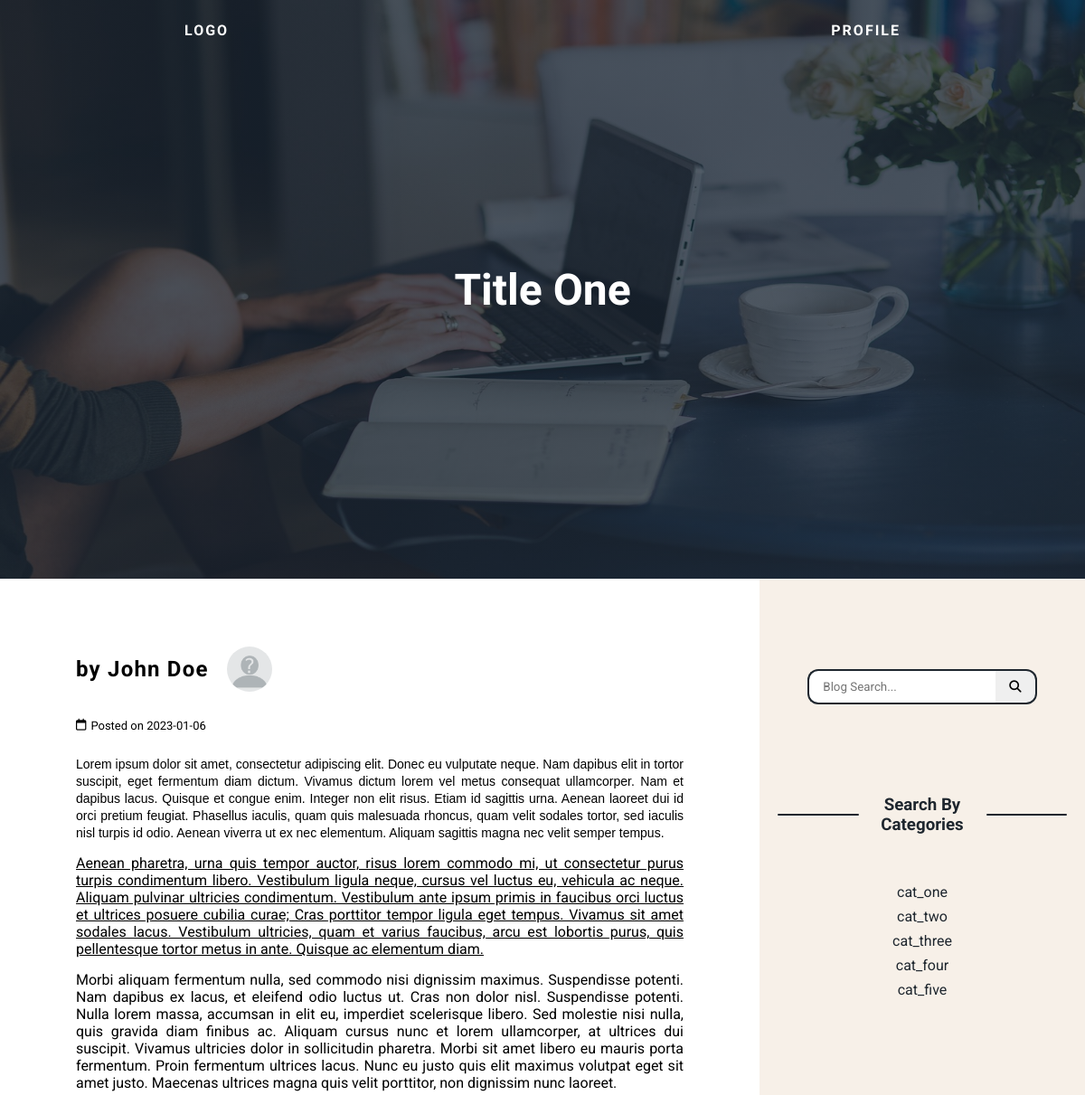
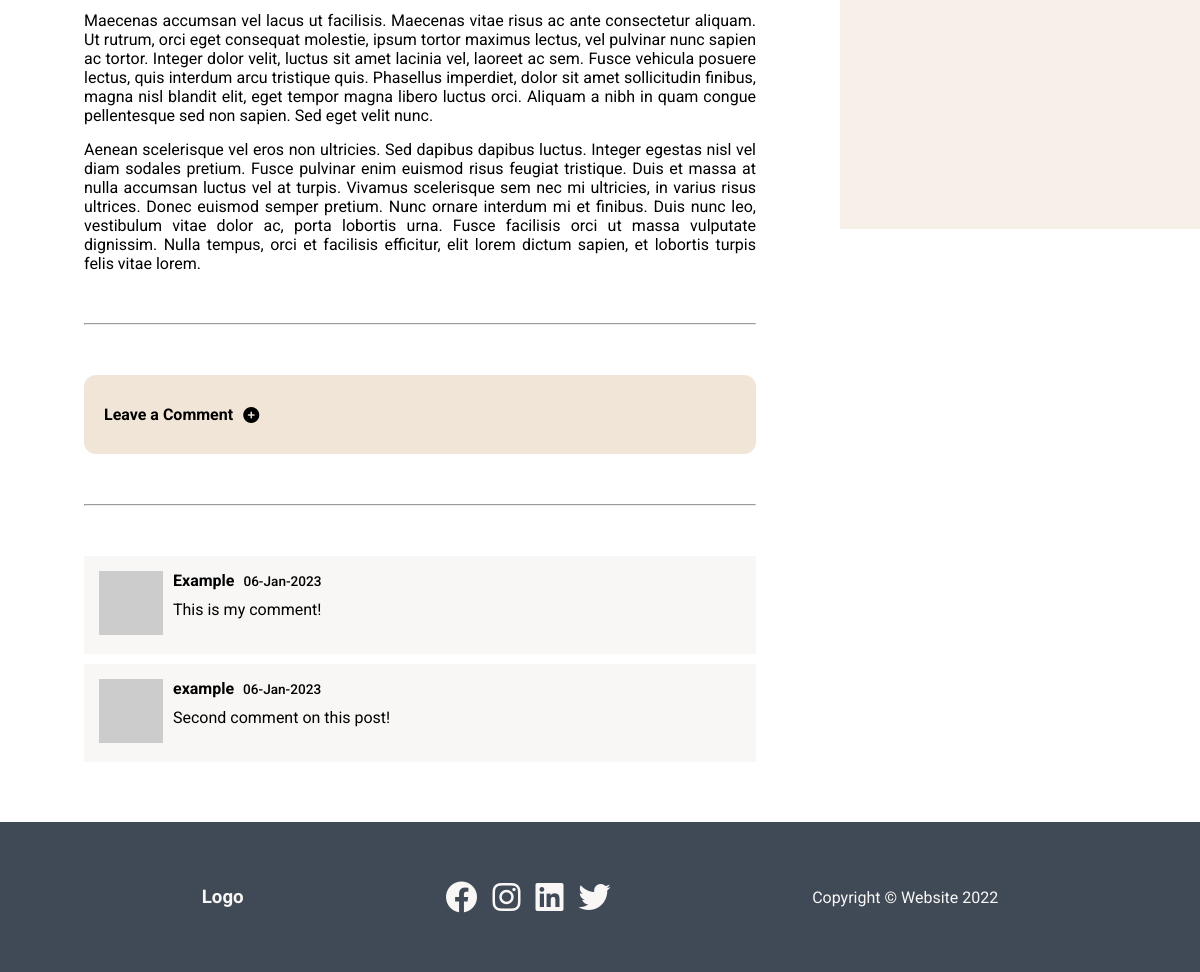
The page /post.php?post_id=60 on the database its author committed (2 pictures, top to bottom).
### tables this page shows
CREATE TABLE `posts` (
  `post_id` int(3) NOT NULL,
  `post_category_id` int(3) NOT NULL,
  `post_title` varchar(255) NOT NULL,
  `post_author` varchar(255) NOT NULL,
  `post_author_id` int(3) NOT NULL,
  `post_date` date NOT NULL,
  `post_image` text NOT NULL,
  `post_content` text NOT NULL,
  `post_tags` varchar(255) NOT NULL,
  `post_comment_count` int(11) NOT NULL,
  `post_status` varchar(255) NOT NULL
);

CREATE TABLE `comments` (
  `comment_id` int(3) NOT NULL,
  `comment_post_id` int(3) NOT NULL,
  `comment_author` varchar(255) NOT NULL,
  `comment_email` varchar(255) NOT NULL,
  `comment_content` varchar(255) NOT NULL,
  `comment_status` varchar(255) NOT NULL,
  `comment_date` date NOT NULL
);

CREATE TABLE `categories` (
  `cat_id` int(3) NOT NULL,
  `cat_title` varchar(255) NOT NULL
);

### post.php (the view, shortened to what this page needs)
<!DOCTYPE html>
<html lang="en">
   <?php include "includes/header.php" ?>
   <body>
      <div class="container">
      <?php
         if(isset($_GET['post_id'])){
            $post_id = $_GET['post_id'];
            $query = "SELECT * FROM posts WHERE post_id = $post_id";
            $post_query = mysqli_query($connection,$query);
            while($row = mysqli_fetch_assoc($post_query)){
               $post_image = $row['post_image'];
               $post_author = $row['post_author'];
               $post_content = $row['post_content'];
               $post_date = $row['post_date'];
               $post_title = $row['post_title'];
      ?>
         <header
            style="
               background-image: linear-gradient(
                     rgba(16, 29, 44, 0.7),
                     rgba(16, 29, 44, 0.7)
                  ),
                  url(media/<?=$post_image?>);
            "
         >
            <nav class="head-nav" id="mynav">
               <ul class="head-nav__ul">
                  <li><a class="link-nav" href="index.php">Logo</a></li>
                  <?php
                     if(isset($_SESSION['username'])){
                        if($_SESSION['role'] == "admin"){
                     ?>
                        <li><a href="admin" class="link-nav">Profile</a></li>
                     <?php
                        }else{
                     ?>
                        <li><a href="subscriber" class="link-nav">Profile</a></li>
                     <?php
                        }
                        ?>
                  <?php
                     }else {
                  ?>
                     <li id="myButton">Profile</li>
                  <?php
                     }
                  ?>
               </ul>
            </nav>
            <div class="head-title">
               <h1><?=$post_title?></h1>
            </div>
         </header>
         <section class="content">
            <div class="posts">
               <div class="single-post">
                  <div class="single-post__info">
                     <div class="author-div">
                        <h2>by <?=$post_author?></h2>
                        <img src="media/blank-profile.png" alt="" />
                     </div>
                     <p>
                        <i class="fa-regular fa-calendar"></i> Posted on <?=$post_date?>
                     </p>
                  </div>
                  <div class="single-post__content">
                     <?=$post_content?>
                  </div>
                  <hr class="divide" />
                  <div class="comment">
                     <div class="single-post__comment-section">
                        <div>
                           <h4>Leave a Comment</h4>
                           <i class="fa-solid fa-circle-plus"></i>
                        </div>
                     </div>
                     <hr class="divide" />
                     <div class="view-comment">
                        <?php
                           $post_id = $_GET['post_id'];
                           $query = "SELECT * FROM comments WHERE comment_post_id = $post_id AND comment_status = 'approved'";
                           $comment_section = mysqli_query($connection,$query);
                           while($row = mysqli_fetch_assoc($comment_section)){
                              $comment_author = $row['comment_author'];
                              $comment_content = $row['comment_content'];
                              $date = $row["comment_date"];
                              $comment_date = date('d-M-Y', strtotime($date));
                        ?>
                              <div class="single-comment">
                                 <a class="" href="#">
                                    <img
                                       class="media-object"
                                       src="https://via.placeholder.com/64x64"
                                       alt=""
                                    />
                                 </a>
                                 <div class="">
                                    <h5 class="">
                                       <?=$comment_author?>
                                       <small><?=$comment_date?></small>
                                    </h5>
                                    <?=$comment_content?>
                                 </div>
                              </div>
                        <?php
                           }
                        ?>
                     </div>
                  </div>
               </div>
            </div>
            <?php
                  }
               }
            ?>
            <?php include "includes/sidebar.php" ?>
         </section>
         <?php include "includes/footer.php" ?>
      </div>
   </body>
</html>

### includes/header.php (shortened to what this page needs)
<head>
      <link
         rel="stylesheet"
         href="https://cdnjs.cloudflare.com/ajax/libs/font-awesome/6.2.1/css/all.min.css"
      />
      <link rel="stylesheet" href="style.css" />
  </head>

### includes/sidebar.php
<div class="sidebar">
  <div class="search">
    <form class="search-form" action="search.php" method="POST">
        <input
          type="text"
          placeholder="Blog Search..."
          name="search_input"
          class="search-btn"
        />
        <button type="submit" name="search_submit"><i class="fa fa-search"></i></button>
    </form>
  </div>
  <div class="categories">
    <div class="categories-info">
        <div class="categories-info__line"></div>
        <div><h3>Search By Categories</h3></div>
        <div class="categories-info__line"></div>
    </div>
    <div class="categories-list">
        <ul>
          <?php
            $query = "SELECT * FROM categories";
            $display_cat_list = mysqli_query($connection,$query);
            while($row = mysqli_fetch_assoc($display_cat_list)){
              $category_id = $row['cat_id'];
              $category_name = $row['cat_title'];
              echo "<li><a href='category.php?category_id=$category_id'>$category_name </a></li>";
            }
          ?>
        </ul>
    </div>
  </div>
</div>

### includes/footer.php (shortened to what this page needs)
<footer class="footer">
  <div><h3>Logo</h3></div>
  <div class="footer-icons">
      <i class="fa-brands fa-facebook fa-2x"></i>
      <i class="fa-brands fa-instagram fa-2x"></i>
      <i class="fa-brands fa-linkedin fa-2x"></i>
      <i class="fa-brands fa-twitter fa-2x"></i>
  </div>
  <div>Copyright © Website 2022</div>
</footer>

### style.css (style rules this page uses)
* { padding: 0; margin: 0; box-sizing: border-box; font-family: "Roboto", sans-serif; }
html { scroll-behavior: smooth; overflow-x: hidden; }
header { height: 80vh; background-size: cover; background-repeat: no-repeat; background-size: 100% 100%; color: white; position: relative; }
.head-title { position: absolute; top: 50%; left: 50%; transform: translate(-50%, -50%); }
.head-title h1 { text-transform: capitalize; font-size: 48px; font-family: "La Belle Aurore", cursive; text-align: center; }
.link-nav { color: white; text-decoration: none; cursor: pointer; display: block; padding: 24px; }
#myButton { cursor: pointer; display: block; padding: 24px; }
.head-nav { transition: background-color 0.5s; }
.head-nav__ul { list-style-type: none; width: 100%; padding: 0 15%; display: flex; justify-content: space-between; }
.head-nav__ul li { text-transform: uppercase; letter-spacing: 2px; font-weight: 700; }
.content { display: flex; position: relative; }
.posts { padding: 50px 0; width: max-content; width: 70%; }
.author-div { display: flex; column-gap: 20px; align-items: center; }
.author-div img { width: 50px; height: 50px; border-radius: 50%; }
.author-div h2 { letter-spacing: 1.2px; line-height: 1.5; }
.sidebar { background-color: rgba(198, 153, 99, 0.15); padding: 50px 20px; color: #1e262e; width: 30%; height: 100vh; position: sticky; top: 0; right: 0; }
.search-form { display: flex; justify-content: center; padding: 50px 0 100px 0; }
.search-btn { border: 2px solid #1e262e; border-right: none; padding: 10px 15px; border-radius: 12px 0 0 12px; outline: none; width: 65%; }
.search button { border: 2px solid #1e262e; border-radius: 0 12px 12px 0; padding: 10px 15px; border-left: none; cursor: pointer; }
.categories-info { display: flex; align-items: center; gap: 0 20px; }
.categories-info h3 { text-align: center; flex-grow: 5; }
.categories-info__line { background-color: #1e262e; width: 50%; height: 2.5px; border-radius: 24px; flex-grow: 1; }
.categories-list { padding: 50px 0; text-align: center; }
.categories-list ul { list-style-type: none; }
.categories-list a { text-decoration: none; color: #1e262e; display: block; padding: 4px 8px; transition: all 0.2s; }
.footer { background-color: rgba(16, 29, 44, 0.8); height: 150px; width: 100%; color: #f9f7f6; display: flex; justify-content: space-evenly; align-items: center; }
.footer-icons { display: flex; column-gap: 15px; }
.single-post { padding: 0 10%; }
.single-post__info { padding: 25px 0; }
.single-post__info p:last-child { padding-top: 30px; font-size: small; display: flex; align-items: flex-start; column-gap: 5px; }
.single-post__content { text-align: justify; }
.divide { margin: 50px 0; background-color: aliceblue; }
.single-post__comment-section { background-color: rgba(198, 153, 99, 0.25); border-radius: 12px; padding: 20px; }
.single-post__comment-section div:first-child { display: flex; column-gap: 10px; align-items: center; padding: 10px 0; }
.fa-circle-plus { cursor: pointer; }
.view-comment > div { margin: 10px 0; padding: 15px; background-color: #f9f7f6; }
.single-comment { display: flex; }
.single-comment a { padding-right: 10px; }
.single-comment h5 { margin-bottom: 10px; font-size: 16px; }
.single-comment small { font-size: 85%; font-weight: 500; padding-left: 5px; }
.single-comment div { text-align: justify; }

### rows shown on the page
posts: post_image (picture), post_title "Title One", post_author "John Doe", post_date "2023-01-06", post_content "Lorem ipsum dolor sit amet, consectetur adipiscing elit. Donec eu vulputate neque. Nam dapibus elit in tortor suscipit, eget fermentum diam dictum. Vivamus dictum lorem vel metus consequat ullamcorper. Nam et dapibus lacus. Quisque et congue enim. Integer non elit risus. Etiam id sagittis urna. Aenean laoreet dui id orci pretium feugiat. Phasellus iaculis, quam quis malesuada rhoncus, quam velit sodales tortor, sed iaculis nisl turpis id odio. Aenean viverra ut ex nec elementum. Aliquam sagittis magna nec velit semper tempus. Aenean pharetra, urna quis tempor auctor, risus lorem commodo mi, ut consectetur purus turpis condimentum libero. Vestibulum ligula neque, cursus vel luctus eu,…"
comments: comment_author "Example", comment_date "06-Jan-2023", comment_content "This is my comment!"
comments: comment_author "example", comment_date "06-Jan-2023", comment_content "Second comment on this post!"
categories: cat_title "cat_one"
categories: cat_title "cat_two"
categories: cat_title "cat_three"
categories: cat_title "cat_four"
categories: cat_title "cat_five"
